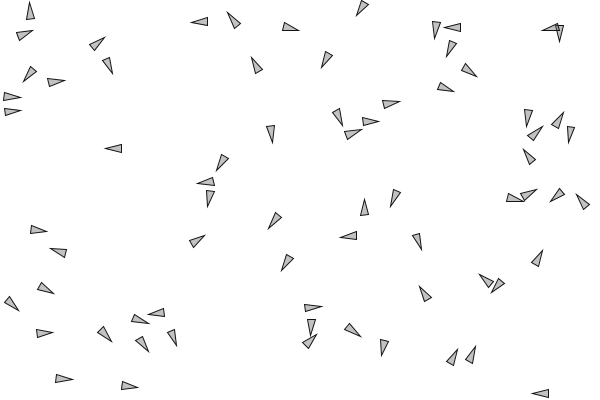
Frame 1 (no input)
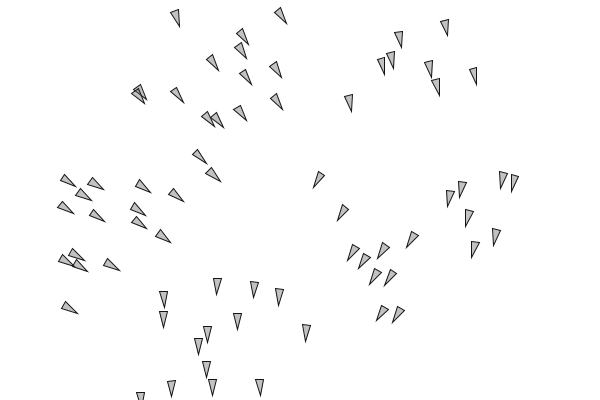
Frame 60 (the mouse pressed at the canvas centre just before this capture)
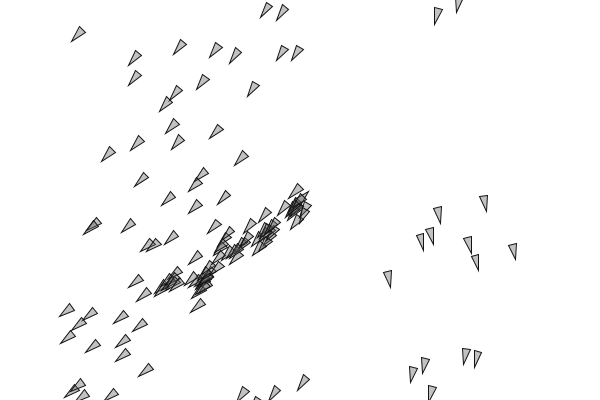
Frame 120 (the mouse held since frame 60 and released just before this capture)

The Processing sketch that drew these frames (run headless with seeded random() and noise(); from frame 60 on, the mouse is pressed at the canvas centre):

// Processing sketch: alignment
// ── alignment.pde

ArrayList<Vehicle> vehicles = new ArrayList<Vehicle>();

void setup() {
  size(600, 400);
  for (int i = 0; i < 70; i++) {
    vehicles.add(new Vehicle(random(width), random(height)));
  }
}

void draw() {
  background(255);
  
  println(vehicles.size());
  
  if(mousePressed) {
    vehicles.add(new Vehicle(mouseX, mouseY));
  }

  for (int i = 0; i < vehicles.size(); i++) {
    Vehicle v = vehicles.get(i);
    
    v.align(vehicles);
    v.run();
  }
}

// ── vehicle.pde


class Vehicle {

  PVector loc;
  PVector velocity;
  PVector acc;

  float r;

  float maxSpeed;
  float maxForce;

  Vehicle(float x, float y) {
    loc = new PVector(x, y);
    velocity = PVector.random2D();
    velocity.mult(random(1,4));
    acc = new PVector(0, 0);

    r = 4;

    maxSpeed = 3;
    maxForce = 0.5;
  }

  void run() {
    borders();
    update();
    display();
  }

  void display() {
    pushMatrix();
    strokeWeight(1);
    stroke(20);
    fill(100, 100);

    translate(loc.x, loc.y);

    float a = velocity.heading2D() + PI/2;
    rotate(a);

    beginShape();
    vertex(0, -r*2);
    vertex(-r, r*2);
    vertex(r, r*2);
    endShape(CLOSE);

    popMatrix();
  }

  void update() {
    velocity.add(acc);
    loc.add(velocity);
    acc.mult(0);
  }

  void align(ArrayList<Vehicle> vehicles) {

    float lookDis = 50;
    PVector sum = new PVector(0, 0);
    float count = 0;

    for (int i = 0; i < vehicles.size(); i++) {
      Vehicle v = vehicles.get(i);
      float dist = PVector.dist(loc, v.loc);
      if (dist > 0 && dist < lookDis) {
        sum.add(v.velocity);
        count++;
        //println(count);
      }
    }

    if (count > 0) {

      PVector average = sum.div(count);


      PVector desire = average.get();

      desire.setMag(maxSpeed);

      PVector force = PVector.sub(desire, velocity);
      force.limit(maxForce);

      applyForce(force);
    }
  }

  void borders() {
    if (loc.x < -r) loc.x = width+r;
    if (loc.y < -r) loc.y = height+r;
    if (loc.x > width+r) loc.x = -r;
    if (loc.y > height+r) loc.y = -r;
  }


  void applyForce(PVector force) {
    PVector f = force.get();
    acc.add(f);
  }
}
